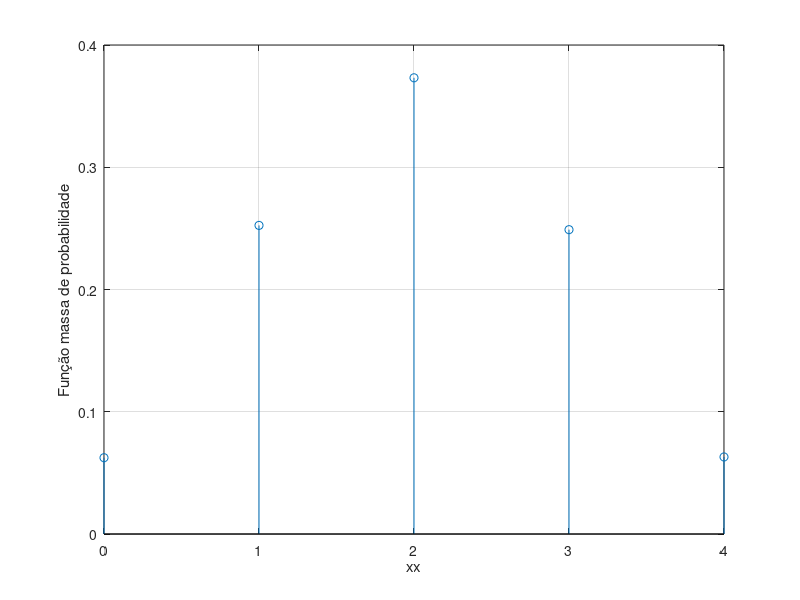

This chart was generated by the following MATLAB code:
%alinea a)

N = 1e5;
n = 4;
lancamentos = rand(n, N) > 0.5;

for i = 0:n
    probSimulacaoa(i+1) = sum(sum(lancamentos)== i)  / N;
end

probSimulacaoa
x = 0:4;
stem(x, probSimulacaoa)
xlabel('xx');
xlim([0 4]);
ylabel('Função massa de probabilidade');
grid on

%alinea b)
media = sum(x.*probSimulacaoa)
aux = (x - media).^2;
variancia = sum(aux.*probSimulacaoa)
dp = sqrt(variancia)

%alinea d)
p = 0.5;
k = 4;
n = 4;
prob = 0;

for y = 0:k
    prob(y+1) = nchoosek(n, y) * p^y * (1-p)^(n-y);
end

prob

%alinea e)
Ex = sum(x.*prob)
Varx = sum(((x - Ex).^2).*prob)

%alinea f)
%i)
probSimulacaofi = 1 - prob(1) - prob(2)

%ii)
probSimulacaofii = 1 - prob(3) - prob(4) - prob(5) 

%iii)
probSimulacaofiii = 1 - prob(1) - prob(5)
